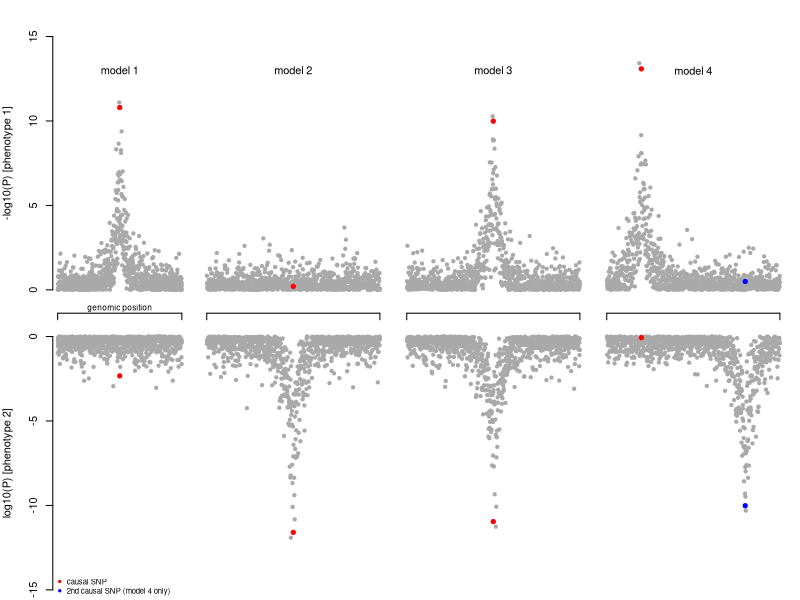

The R source for this figure:


toplot = data.frame(matrix(nrow = 1000, ncol = 4))
toplot[,1] = 5*exp(- abs(1:1000- 500)/80    )
toplot[,3] = 5*exp(- abs(1:1000- 200)/80    )
toplot[,4] = 5*exp(- abs(1:1000- 800)/80    )
toplot[,2] = 0


tmp = toplot
tmp[,1] = toplot[,1]+rnorm(1000, 0, sd =1)
tmp[,2] = rnorm(1000, 0, sd =1)


pdf(file = "schematic.pdf", height = 4, width = 8)

par(mfrow = c(2, 4))
par(mar = c(0, 4, 2, 1))

cc = 1.3
plot(1:1000, -log10(pnorm(-abs(tmp[,1]))*2), pch = 20, ylim = c(0, 15), axes = F, ylab = "-log10(P) [phenotype 1]", col = "darkgrey", xlab = "")
mtext("genomic position", side = 1, cex = 0.5)
tmp[500,1] =max(tmp[,1]-0.1)
points(500, -log10(pnorm(-abs(tmp[500,1]))*2), col = "red", pch = 20, cex = cc)
text(500, 13, lab = "model 1")
axis(2)
axis(1, line = 1, at = c(0, 1000), labels = F)

par(mar = c(0, 0, 2, 1))
tmp[,1] = toplot[,2]+rnorm(1000, 0, sd =1)
plot(1:1000, -log10(pnorm(-abs(tmp[,1]))*2), pch = 20,  ylim = c(0, 15), axes = F, xlab = "", ylab = "", col = "darkgrey")
points(500, -log10(pnorm(-abs(tmp[500,1]))*2), col = "red", pch = 20, cex = cc)
axis(1, line = 1, at = c(0, 1000), labels = F)
text(500, 13, lab = "model 2")
tmp[,1] = toplot[,1]+rnorm(1000, 0, sd =1)
plot(1:1000, -log10(pnorm(-abs(tmp[,1]))*2), pch = 20,  ylim = c(0, 15), axes = F, xlab = "", ylab = "", col = "darkgrey")
tmp[500,1] = max(tmp[,1])-0.1
points(500, -log10(pnorm(-abs(tmp[500,1]))*2), col = "red", pch = 20, cex = cc)
text(500, 13, lab = "model 3")
axis(1, line = 1, at = c(0, 1000), labels = F)
tmp[,1] = toplot[,3]+rnorm(1000, 0, sd =1)
plot(1:1000, -log10(pnorm(-abs(tmp[,1]))*2), pch = 20, ylim = c(0, 15), axes = F, xlab = "" , ylab = "", col = "darkgrey")
tmp[200,1] = max(tmp[,1]) - 0.1
points(200, -log10(pnorm(-abs(tmp[200,1]))*2), col = "red", pch = 20, cex = cc)
points(800, -log10(pnorm(-abs(tmp[800,1]))*2), col = "blue", pch = 20, cex = cc)
text(500, 13, lab = "model 4")
axis(1, line = 1, at = c(0, 1000), labels = F)
par(mar = c(0, 4, 2, 1))
tmp[,1] = toplot[,2]+rnorm(1000, 0, sd =1)
plot(1:1000,  log10(pnorm(-abs(tmp[,1]))*2), pch = 20, ylim = c(-15, 0), axes = F, xlab = "", ylab = "log10(P) [phenotype 2]", col = "darkgrey")
points(500, log10(pnorm(-abs(tmp[500,1])*2)), col = "red", pch = 20, cex = cc)
legend("bottomleft", legend = c("causal SNP", "2nd causal SNP (model 4 only)"), pch = 20, col = c("red", "blue"), bty = "n", cex = 0.7)
axis(2)
par(mar = c(0, 0, 2, 1))
tmp[,1] = toplot[,1]+rnorm(1000, 0, sd =1)
plot(1:1000,  log10(pnorm(-abs(tmp[,1]))*2), pch = 20,  ylim = c(-15, 0), axes = F, xlab = "", col = "darkgrey")
tmp[500,1] = max(tmp[,1])- 0.1
points(500, log10(pnorm(-abs(tmp[500,1]))*2), col = "red", pch = 20, cex = cc)


tmp[,1] = toplot[,1]+rnorm(1000, 0, sd =1)
plot(1:1000,  log10(pnorm(-abs(tmp[,1]))*2), pch = 20, ylim = c(-15, 0), axes = F, xlab = "",  col = "darkgrey")
tmp[500,1] = max(tmp[,1])-0.1
points(500, log10(pnorm(-abs(tmp[500,1]))*2), col = "red", pch = 20, cex = cc)

tmp[,1] = toplot[,4]+rnorm(1000, 0, sd =1)
plot(1:1000,  log10(pnorm(-abs(tmp[,1]))*2), pch = 20, ylim = c(-15, 0), axes = F, xlab = "" , ylab = "", col = "darkgrey")
points(200, log10(pnorm(-abs(tmp[200,1]))*2), col = "red", pch = 20, cex = cc)
tmp[800,1] = max(tmp[,1]) - 0.1
points(800, log10(pnorm(-abs(tmp[800,1]))*2), col = "blue", pch = 20, cex = cc)
dev.off()


